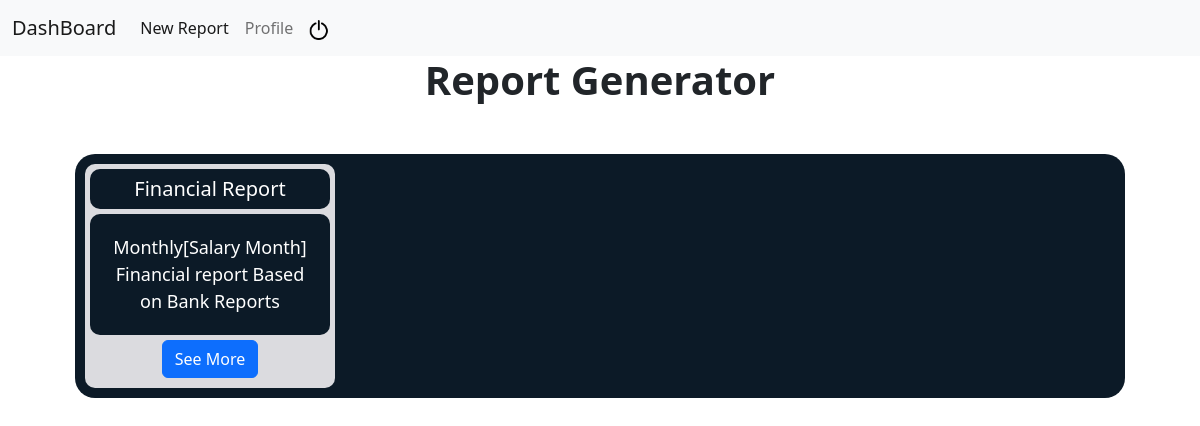
Page / (signed in) on the earlier database version.
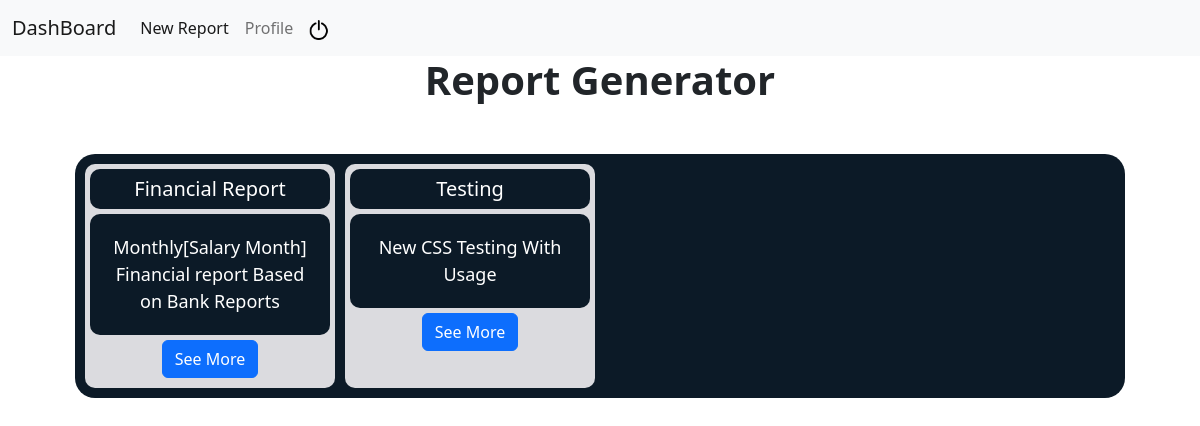
Same page on the later database version.
### tables this page shows
CREATE TABLE events(name TEXT NOT NULL, catagory TEXT NOT NULL, starting_date DATE NOT NULL, ending_date DATE NOT NULL, description TEXT, id INTEGER PRIMARY KEY NOT NULL, user_id INTEGER);

### app.py (the view)
@app.route("/")
@login_required
def index():
    try:
        events = db.execute("SELECT name, description, id FROM events WHERE user_id=?", session["user_id"])
    except:
        events=[]
    return render_template("index.html", events=events)

### app.py (called while the page is built)
@app.after_request
def after_request(response):
    response.headers["Cache-Control"] = "no-cache, no-store, must-revalidate"
    response.headers["Expires"] = 0
    response.headers["Pragma"] = "no-cache"
    return response

### helper.py (called while the page is built)
def login_required(f):
    @wraps(f)
    def decorated_function(*args, **kwargs):
        if session.get("user_id") is None:
            return redirect("/login")
        return f(*args, **kwargs)
    return decorated_function

### templates/index.html (shortened to what this page needs)
{% extends "layout.html" %}
{%block head%}
    <link rel="stylesheet" href="static/style/main.css">
{% endblock %}
{% block main %}
    <h1 id="main_title">Report Generator</h1>
    {% if events %}
    <div class="events_list">
        {% for event in events %}
        <div id="project_card">
            <div class="p_card-title">
                {{ event["name"] }}
            </div>
            <div class="p_description">
                {{ event["description"] }}
            </div>
            <div class="submit">
                <a href='/event?id={{ event["id"] }}&report=False' class="btn btn-primary">See More</a>
            </div>
        </div>
        {% endfor %}
    </div>
    {% endif %}
{% endblock %}

Differences in the rows shown:
added events: name "Testing", description "New CSS Testing With Usage"
